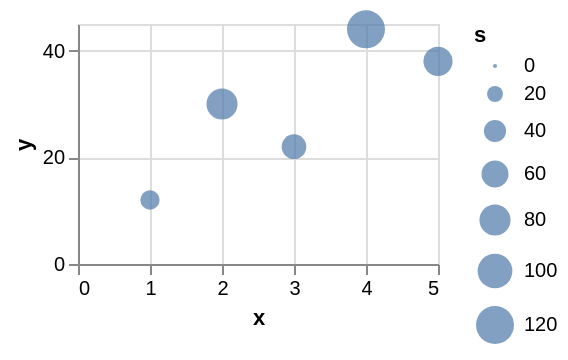

Describe this chart as a Vega-Lite specification.
### Vega-Lite specification from a JSON file in a GitHub repository (floating-point values rounded to 4 significant figures)
{"width": 180, "height": 120, "data": {"values": [{"x": 1, "y": 12, "s": 30, "g": "x"}, {"x": 2, "y": 30, "s": 80, "g": "x"}, {"x": 3, "y": 22, "s": 50, "g": "y"}, {"x": 4, "y": 44, "s": 120, "g": "y"}, {"x": 5, "y": 38, "s": 70, "g": "x"}]}, "mark": {"type": "point", "filled": true}, "encoding": {"x": {"field": "x", "type": "quantitative"}, "y": {"field": "y", "type": "quantitative"}, "size": {"field": "s", "type": "quantitative"}}}
